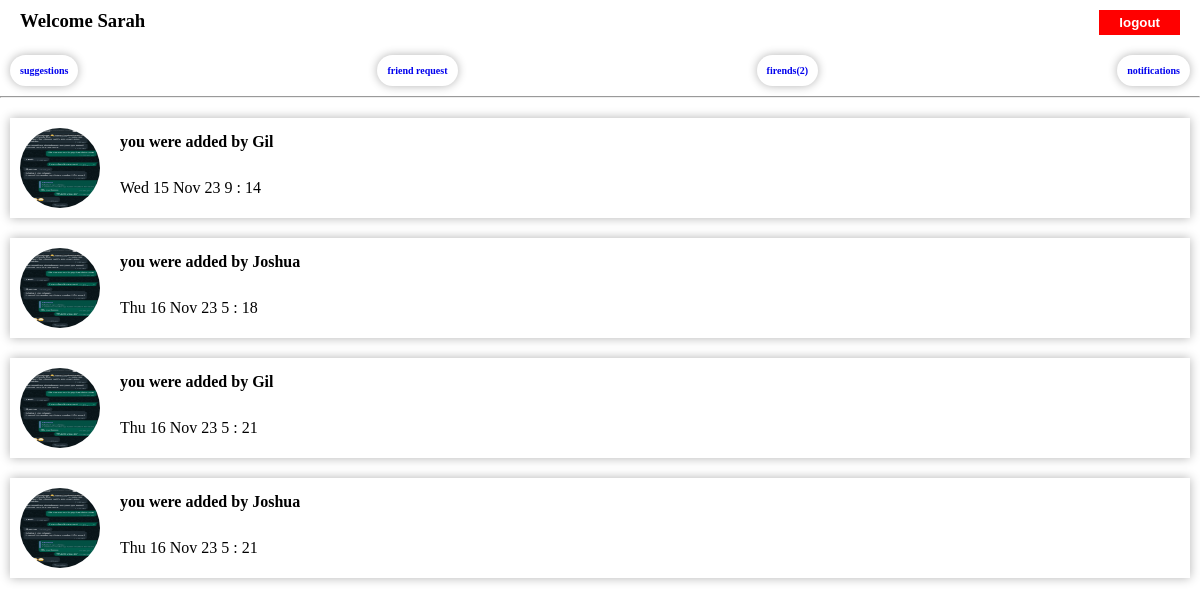
/notifications/ (signed in), run on the app's committed database.
### account/models.py (models this page shows, shortened)
class MyUser(AbstractUser):
    id = models.UUIDField(
            primary_key=True,
            default=uuid.uuid4,
            editable=False,)
    username = models.CharField(max_length=50,unique=True)
    email = models.EmailField(unique=True)
    contact = models.IntegerField(blank=True,null=True)
    friends = models.ManyToManyField('self',symmetrical=False)
    USERNAME_FIELD = 'username'
    REQUIRED_FIELDS = ["email"]

### main/models.py (models this page shows, shortened)
class Notification(models.Model):
    id = models.UUIDField(
            primary_key=True,
            editable=False,
            default=uuid.uuid4,)
    message = models.CharField(max_length=500)
    owner = models.ForeignKey(User,on_delete=models.CASCADE)
    date = models.DateTimeField(auto_now_add=True)

class Image(models.Model):
    user = models.OneToOneField(User,on_delete=models.CASCADE)
    images = models.ImageField(upload_to="user_image")

### main/views.py (the view)
# urls.py: path("notifications/",views.notifications,name="notifications"),
def notifications(request):
    notifications = Notification.objects.filter(owner=request.user)
    friends = User.objects.get(username=request.user.username).friends.all()
    return render(request,"notification.html",{"notifications":notifications,"friends":friends})

### templates/notification.html (shortened to what this page needs)
{% extends "base.html" %}
{% block content %}
  <header>
    <nav class="nav-links">
      <h3>Welcome {{ request.user.get_username }}</h2>
      <a href="{% url 'account:logout' %}"><button>logout</button></a>
    </nav>
    <div class="f-con">
	    <a href="{% url 'main:home'%}"><h3>suggestions</h3></a>               <a href="{% url 'main:allrequest'%}"><h3>friend request</h3></a>      <a href="{% url 'main:friendslist'%}"><h3>firends({{friends.count}})</h3></a>
	    <a href="{% url 'main:notifications'%}"><h3>notifications</h3></a>
    </div>
  </header>
  <hr>
  <main>
    {% for notification in notifications %}
    <div class="suggest">
      <img src="{{ notification.owner.image.images.url }}" alt="user image">
      <h4>{{ notification.message }}</h4>
      <br>
      <p>{{ notification.date | date:"D d M y g : i" }}</p>
    </div>
    {% endfor %}
  </main>
{% endblock %}

### static/css/auth.css (style rules this page uses)
* { padding: 0; margin: 0; box-sizing: border-box; }
.nav-links { display: flex; justify-content: space-between; margin: 10px 20px 20px 20px; }
.nav-links button { padding: 5px 20px; border: none; background: red; color: white; font-weight: 600; }
.f-con { display: flex; text-align: center; justify-content: space-between; margin: 5px 10px 10px 10px; }
.f-con h3 { box-shadow: hsl(0,0%,70%) 0 0 10px; padding: 10px; font-size: 10px; border: none; border-radius: 50px; }
.suggest { box-shadow: hsl(0,0%,70%) 0 0 10px; margin: 20px 10px; height: 100px; padding: 10px; }
.suggest img { height:80px; width:80px; float: left; border-radius: 50%; margin-right: 20px; }
.suggest h4 { font-weight: 700; margin: 5px 10px 10px 0; }
a { text-decoration: none; }

### data on the page
MyUser: user.get_username "Sarah"
Notification: owner.image.images (picture), message "you were added by Gil", date "Wed 15 Nov 23 9 : 14"
Notification: owner.image.images (picture), message "you were added by Joshua", date "Thu 16 Nov 23 5 : 18"
Notification: owner.image.images (picture), message "you were added by Gil", date "Thu 16 Nov 23 5 : 21"
Notification: owner.image.images (picture), message "you were added by Joshua", date "Thu 16 Nov 23 5 : 21"

### other printed values
{{ friends.count }} "2"
